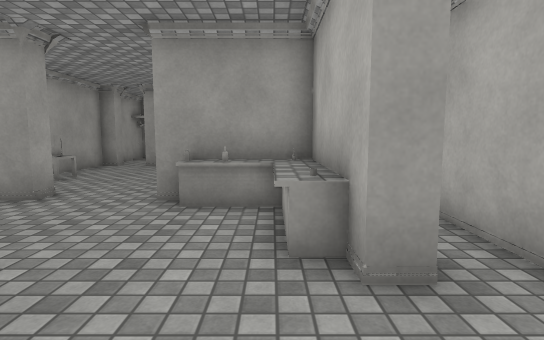
[1] (above)

24 first-person views from a walk through a scene from a Unity 3-D project. The camera is 1.3 m above the floor, tilts 6° down and sees 80° across. The floor is counted in squares, 1 m on a side. Each view is taken from the middle of a square. On the plan, view 1 faces up. The plan holds only what a view shows up to about 14 squares ahead; the rest is blank. The place goes on beyond the plan. The player is left out. Door leaves are left out, so doorways stand open. Surface patterns are stand-ins for the level's own textures.

[2]
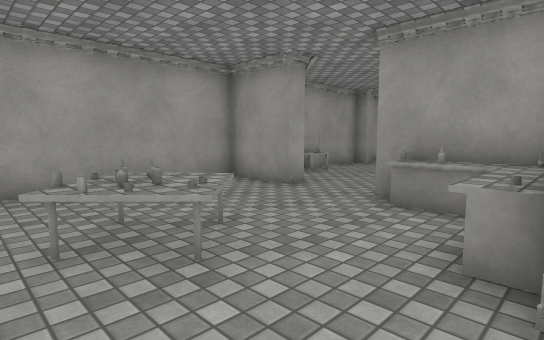

[3]
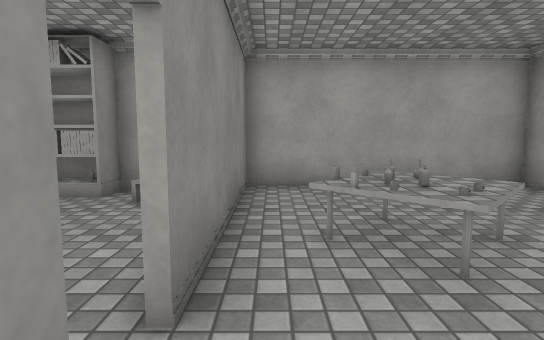

[4]
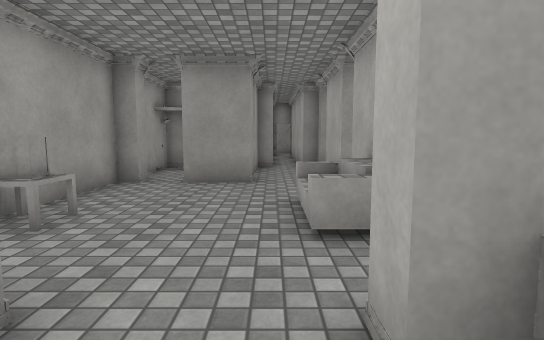

[5]
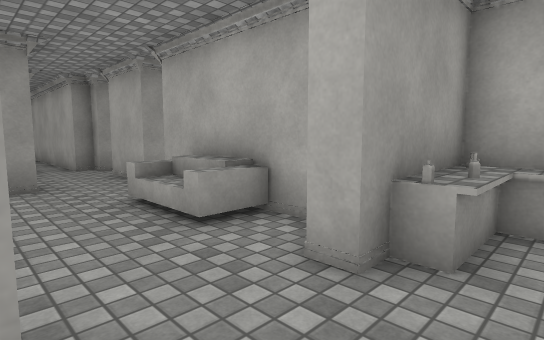

[6]
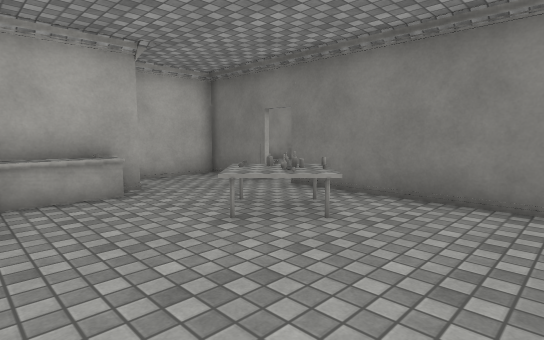

[7]
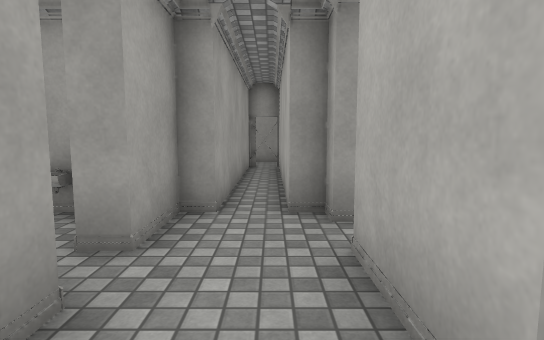

[8]
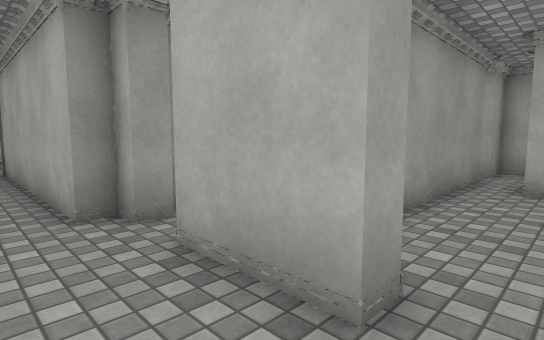

[9]
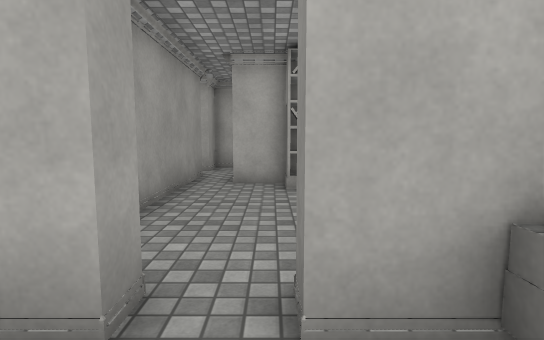

[10]
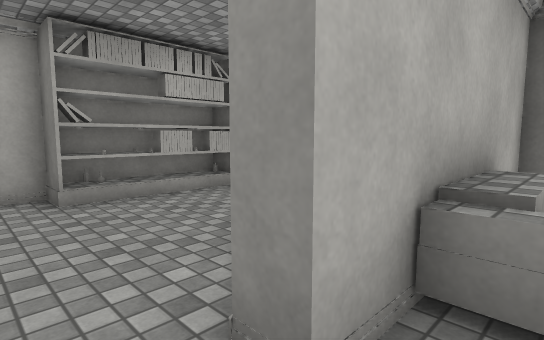

[11]
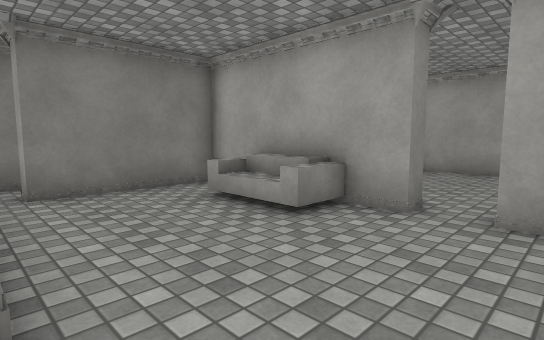

[12]
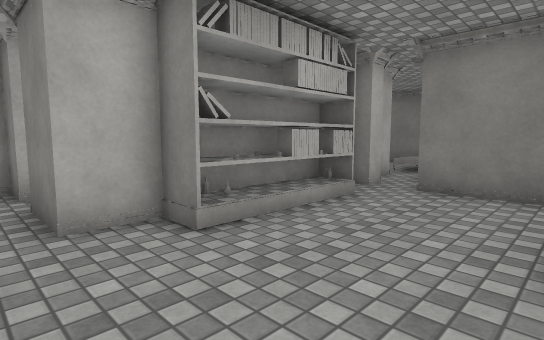

[13]
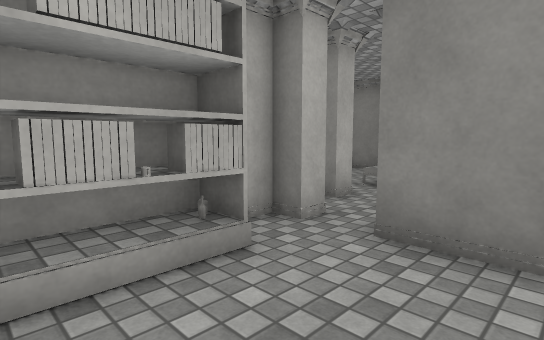

[14]
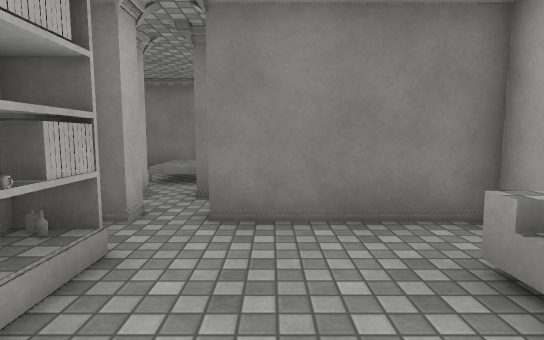

[15]
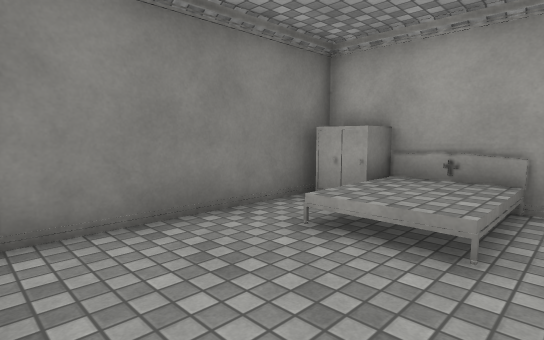

[16]
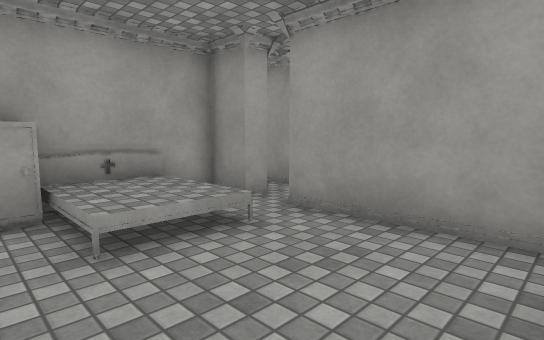

[17]
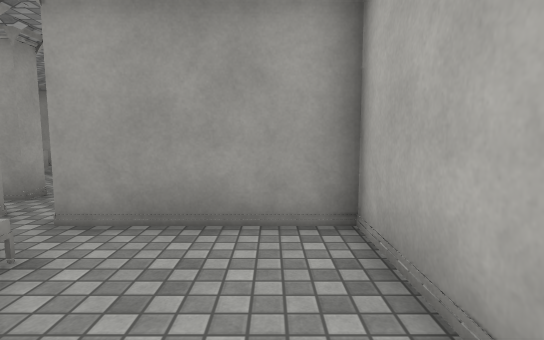

[18]
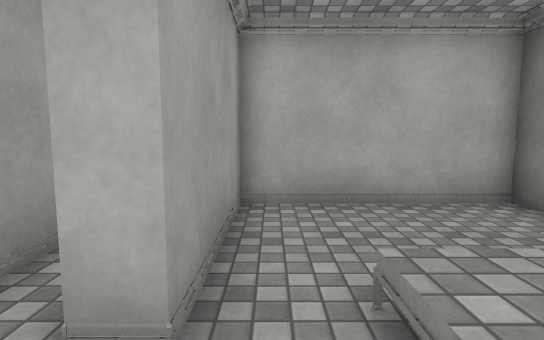

[19]
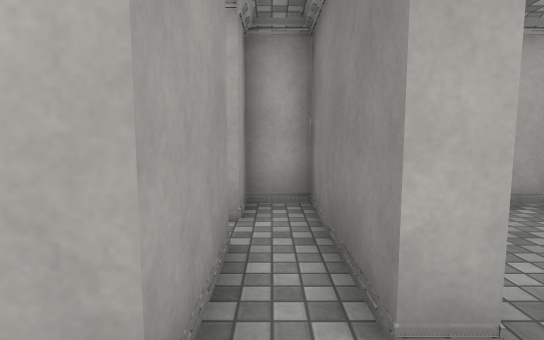

[20]
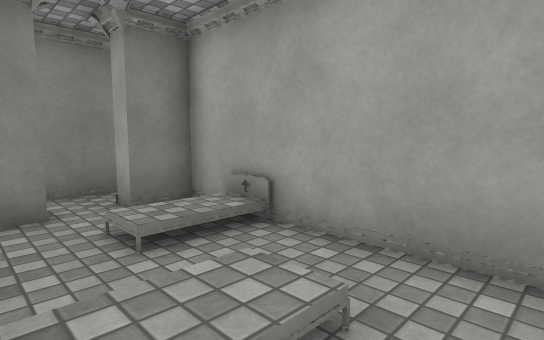

[21]
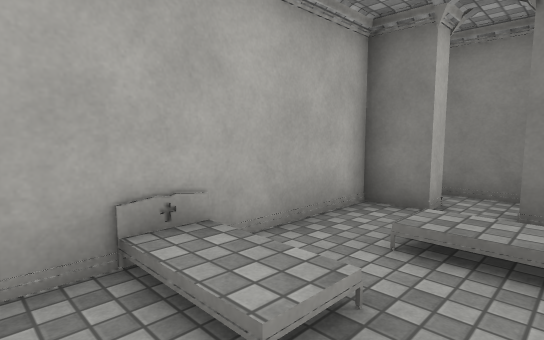

[22]
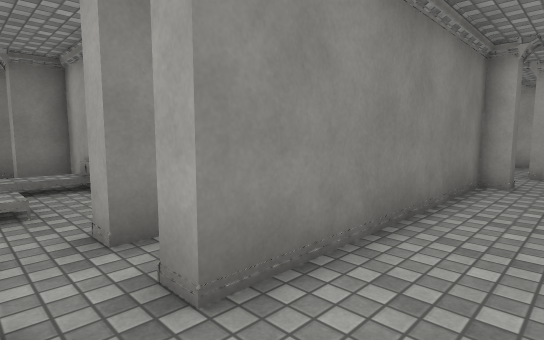

[23]
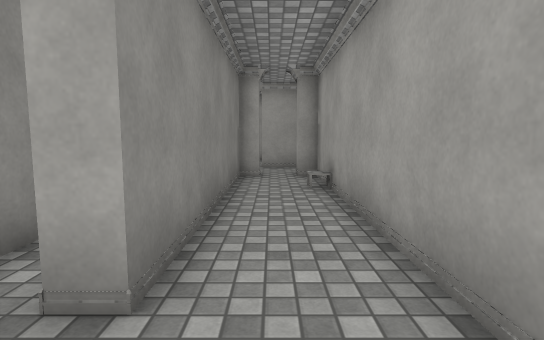

[24]
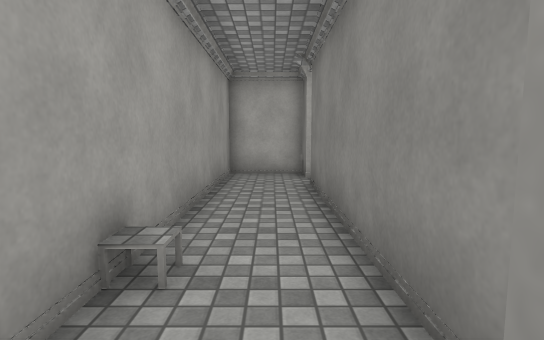

### Floor plan
Key: @ floor where view 1 was taken; # wall or solid block; x gap in a wall; . main floor; : floor 0.5 m higher than the main floor; + floor 0.75 m higher than the main floor; / step, stairs or slope; D open door; = window, fence, low wall or low ledge; T table; B bottle; C chair; S sofa; I sink; H shelf; A cabinet; E bed; O other object.
Columns run from 8 left of view 1 to 11 right of it. Each row starts with its distance up from view 1.
 27      DD#
 26      #.#
 25      #.#
 24      #.#
 23      #.#
 22      #.#
 21      #.#
 20      #.#
 19  #####.#############
 18 #.I #..#..O........#
 17 #...#..............#
 16 #......#########.###
 15  ...O..#...........#
 14 ##.##..x......##.###
 13 #......x......#....#
 12 #.....S#S....H#...E#
 11 #...../#O....H#.. O#
 10  TT...:#O....H#....#
  9  .....+#=....H#EO..#
  8   .....#......#....#
  7 ####..######xx##.###
  6 #.....BOO#  .......#
  5 #.......O#.##.######
  4 #.......O#.#.......#
  3 #....T...#.#///....#
  2 #...TBT....#:::....#
  1 #....O.....#A//....#
  0 #.......@..#A......#
 -1 #######DD###########
 -2  #C.....
 -3  #

Positions as (right, up) in squares from view 1, and headings:
1: (0, 0), facing up
2: (1, 0), facing up-left
3: (1, 0), facing left
4: (-3, 5), facing up
5: (-5, 5), facing up-right
6: (-7, 6), facing down-right
7: (-2, 13), facing up
8: (-3, 13), facing up-right
9: (-3, 13), facing right
10: (-2, 14), facing down-right
11: (5, 15), facing down-left
12: (1, 15), facing down-right
13: (2, 11), facing down-right
14: (3, 12), facing down
15: (10, 4), facing down-left
16: (10, 0), facing up-left
17: (9, 0), facing up
18: (4, 4), facing right
19: (4, 6), facing right
20: (10, 13), facing down-left
21: (7, 13), facing down-right
22: (9, 18), facing down-left
23: (10, 17), facing left
24: (-1, 17), facing right
